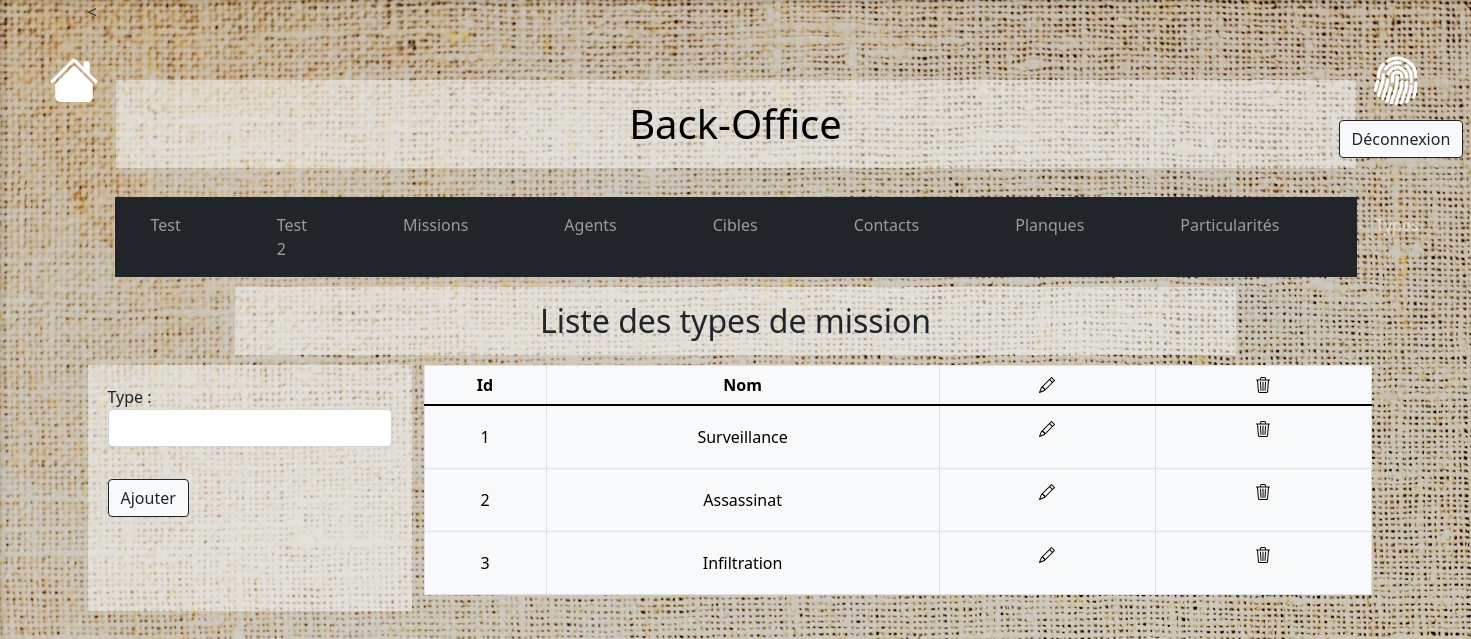
Page /?page=backend-types (signed in) on the committed database.
### tables this page shows
CREATE TABLE `types` (
  `id` int(11) NOT NULL AUTO_INCREMENT,
  `name` varchar(255) NOT NULL,
  PRIMARY KEY (`id`)
);

### models/Type.php (called while the page is built, shortened)
<<?php
require_once('models/Model.php');
class Type
{
    private int $id;
    private string $name;
    public function getTypeId()
    {
        return $this->id;
    }
    public function getTypeName()
    {
        return $this->name;
    }
}

### controllers/Controller.php (called while the page is built, shortened)
<?php
require_once 'models/Type.php';
require_once 'models/Types.php';
class Controller
{
  private Types $typesObject;
  public function __construct()
  {
    $this->typesObject = new Types();
  }
    public function backendTypes()
    {
    $types = $this->typesObject->getTypesTable();
    require_once 'views/backend-types.php';
    }
}

### models/Model.php (called while the page is built, shortened)
<?php
trait Model
{
    public function __construct()
    {
        if (getenv('JAWSDB_URL') !== false) {
            $url = getenv('JAWSDB_URL');
            $dbparts = parse_url($url);
            $hostname = $dbparts['host'];
            $username = $dbparts['user'];
            $password = $dbparts['pass'];
            $database = ltrim($dbparts['path'],'/');
          } else {
                $hostname = 'localhost';
                $username = 'kgbuser';
                $password = '2hvhDhnDSO-[PS6Q';
                $database = 'kgb';
        }
        try {
            $this->pdo = new PDO("mysql:host=$hostname;dbname=$database", $username, $password);
        } catch (PDOException $PDOException) {
            echo 'Impossible de se connecter à la base de donnée';
            exit('Erreur : '.$PDOException->getMessage());
        }
    }
}

### models/Types.php (called while the page is built, shortened)
<?php
require_once('models/Model.php');
class Types
{
    public function getTypesTable ()
    {
        $stmt = $this->pdo->query('SELECT * FROM types');
        $types = [];
        while ($type = $stmt->fetchObject('Type')) {
            $types[] = $type;
        }
        return $types;
    }
}

### views/backend-types.php (the view, shortened to what this page needs)
<div id="back1" class="container-fluid">
  <div id="back" class="row no-gutters justify-content-between">
    <section class="col-12 col-sm-3" id="crud">
      <?php
        if(isset($_POST['update'])){
          ?>
          <form action="" method="POST">
            <div class="form-group">
              <label for="updateid">Id : </label>
              <input type="text" name="updateid" readonly class="form-control" id="updateid" value="<?=($_POST['update'])?>">
              <label for="updatename">Nom : </label>
              <input type="text" name="updatename" class="form-control" id="updatename">
            </div>
            <button type="submit" class="btn btn-light btn-outline-dark">Modifier</button>
          </form>
          <?php
        } else {
          ?>
          <form action="" method="POST">
            <div class="form-group">
              <label for="addname">Type : </label>
              <input type="text" name="addname" class="form-control" id="addname">
            </div>
            <button type="submit" class="btn btn-light btn-outline-dark">Ajouter</button>
          </form>
          <?php
        }
      ?>
    </section>
    <section class="col-12 col-sm-9">
      <table class="table table-bordered table-light text-center">
        <thead>
          <tr>
            <th>Id</th>
            <th>Nom</th>
            <th>
            </th>
            <th>
            </th>
          </tr>
        </thead>
        <tbody id="tbody">
          <?php foreach ($types as $type): ?>
              <tr>
                <td><?= $type->getTypeId() ?></td>
                <td><?= $type->getTypeName() ?></td>
                <td>
                  <form action="" method="POST">
                    <button type="submit" name="update" value="<?= $type->getTypeId() ?>" class="btn btn-light">
                    </button>
                  </form>
                </td>
                <td>
                  <form action="" method="POST" onsubmit="return confirm('Confirmez-vous la supression?');">
                    <button type="submit" name="delete" value="<?= $type->getTypeId() ?>" class="btn btn-light">
                    </button>
                  </form>
                </td>
              </tr>
            <?php endforeach; ?>
        </tbody>
      </table>
    </section>
  </div>
</div>
<?php
require_once('backend.php');

### views/style.css (style rules this page uses)
body { justify-content: center; }
#missions { background-image: url(pictures/textile1.jpg); }
h1, #mission-card, #search, #login-f, #crud, .table-title { background-color: rgba(248, 249, 250, 0.5); }
th, td { vertical-align: middle; }
#crud { padding: 20px; }
.form-group { margin-bottom: 2em; }

### rows in the picture
types: id "1", name "Surveillance"
types: id "2", name "Assassinat"
types: id "3", name "Infiltration"

### other values in the picture
$tableTitle "Liste des types de mission"
